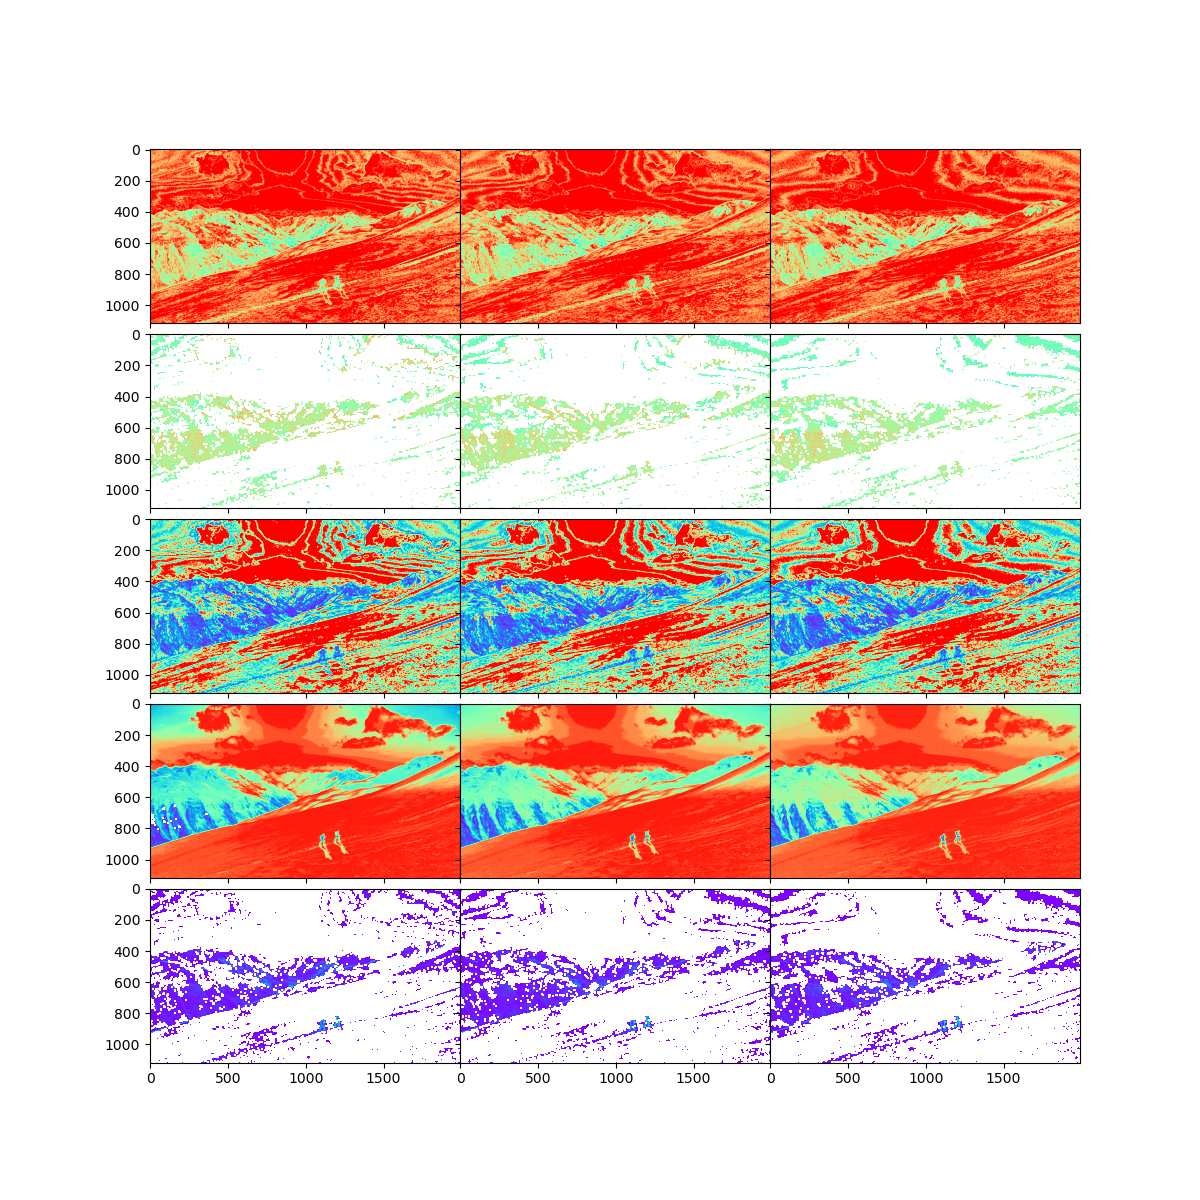

This figure's Python source:

"""
This is the GLCM script I used to test how fast it runs!

Note that I ran using DIVISION = 2, that means, half the image.
This is set to 10 so that it doesn't take too long, feel free to adjust though!

- Evening
"""

#%%
from time import time

import PIL.Image
import matplotlib.pyplot as plt

from glcmbin5 import CyGLCM
import numpy as np

DIVISION = 10
FILE_NAME = "sample.jpg"

GLCM_RADIUS = 1
GLCM_BINS = 16
GLCM_STEPSIZE = 1

FIGURE_SIZE = (12,12)

s = time()
img = PIL.Image.open(FILE_NAME)
img_ar = np.asarray(img)[::DIVISION,::DIVISION]
glcm = CyGLCM(img_ar.astype(np.float32),
              radius=GLCM_RADIUS,
              bins=GLCM_BINS,
              step_size=GLCM_STEPSIZE).create_glcm()
e = time()
#%%
fig, ax = plt.subplots(5,3, sharex=True, sharey=True, figsize=FIGURE_SIZE)
ax[0][0].imshow(glcm[...,0,0], cmap='rainbow')
ax[1][0].imshow(glcm[...,0,1], cmap='rainbow')
ax[2][0].imshow(glcm[...,0,2], cmap='rainbow')
ax[3][0].imshow(glcm[...,0,3], cmap='rainbow')
ax[4][0].imshow(glcm[...,0,4], cmap='rainbow')
ax[0][1].imshow(glcm[...,1,0], cmap='rainbow')
ax[1][1].imshow(glcm[...,1,1], cmap='rainbow')
ax[2][1].imshow(glcm[...,1,2], cmap='rainbow')
ax[3][1].imshow(glcm[...,1,3], cmap='rainbow')
ax[4][1].imshow(glcm[...,1,4], cmap='rainbow')
ax[0][2].imshow(glcm[...,2,0], cmap='rainbow')
ax[1][2].imshow(glcm[...,2,1], cmap='rainbow')
ax[2][2].imshow(glcm[...,2,2], cmap='rainbow')
ax[3][2].imshow(glcm[...,2,3], cmap='rainbow')
ax[4][2].imshow(glcm[...,2,4], cmap='rainbow')
fig.subplots_adjust(hspace=0, wspace=0)
plt.show()
#%%
